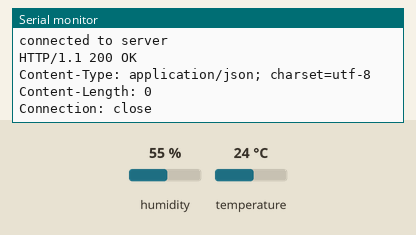
The sketch below on a simulated Arduino MKR. On the bench: the last lines printed to the serial monitor. The test bench sets the inputs (shaded band); at power-on: humidity 55 %, temperature 24 °C. WiFi joins after 1.5 s; servers stay silent unless stated; uploads are accepted with an empty reply.

Above: at 12.7 s.
12.8 s: humidity set to 22 %
At 13.03 s:
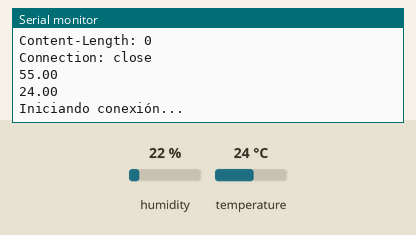
14.3 s: temperature set to 12 °C
At 14.35 s:
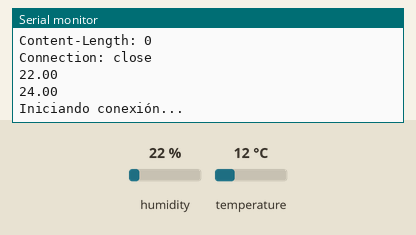
15.8 s: humidity set to 40 %
At 16.96 s:
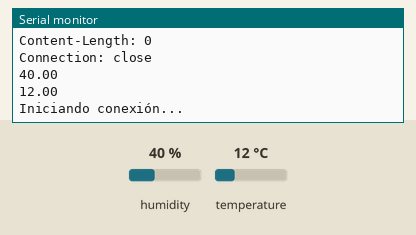
Timing chart, 0 to 18.8 s (numbered marks = the images above; inputs shaded):
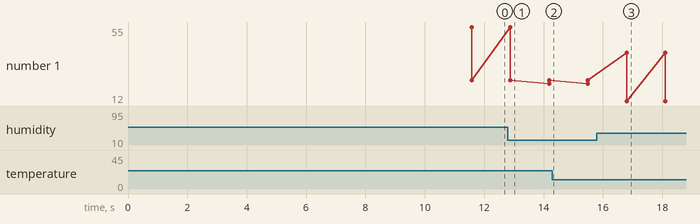

The sketch:

confarduino.ino
```cpp
#include "DHT.h"
#include "SPI.h"
#include "MFRC522.h"
#include "WiFiNINA.h"

#define RST_PIN         7          // Configurable, see typical pin layout above
#define SS_PIN          11         // Configurable, see typical pin layout above

#define DHTPIN 6
#define DHTTYPE DHT11

MFRC522 mfrc522(SS_PIN, RST_PIN);  // Create MFRC522 instance

DHT dht(DHTPIN, DHTTYPE);

char ssid[] = "080 Invitados";
char pass[] = "8020SCSS";

int status = WL_IDLE_STATUS;

char server[] = "192.168.1.123";

float tiempo = millis();
WiFiClient client;

void setup() {
  Serial.begin(9600);   // Initialize serial communications with the PC
  while (!Serial);    // Do nothing if no serial port is opened (added for Arduinos based on ATMEGA32U4)
  SPI.begin();      // Init SPI bus
  mfrc522.PCD_Init();   // Init MFRC522
  delay(4);       // Optional delay. Some board do need more time after init to be ready, see Readme
  mfrc522.PCD_DumpVersionToSerial();  // Show details of PCD - MFRC522 Card Reader details
  Serial.println(F("Scan PICC to see UID, SAK, type, and data blocks..."));
  Serial.println(F("DHTxx test!"));
  dht.begin();

  if (WiFi.status() == WL_NO_MODULE) {
    Serial.println("Communication with WiFi module failed!");
    while (true);
  }
  // Conexion en la red
  while (status != WL_CONNECTED) {
    Serial.print("Intentando conectar a la red: ");
    Serial.println(ssid);
    status = WiFi.begin(ssid, pass);
    delay(10000);
  }
  Serial.println("Conexion a la red completada");
}

void loop() {

  float h = dht.readHumidity();
  float t = dht.readTemperature();
  float f = dht.readTemperature(true);

  Serial.println(h);
  Serial.println(t);

  float hit = dht.computeHeatIndex(f, h);
  float hic = dht.computeHeatIndex(t,h, false);

  //peticion al servidor
    Serial.println("\nIniciando conexión...");
    // if you get a connection, report back via serial:
    if (client.connect("192.168.1.123", 80)) {
      Serial.println("connected to server");
      // Make a HTTP request:
      client.print("GET /Clase/tareas/tareasdaw2/Proyecto%20ISLA%20MAGICA/app%20web/pages/index.php?hum=");
      client.print(h);
      client.print("&temp=");
      client.print(t);
      client.println("&rfid=1 HTTP/1.1");
      client.println("Host: 192.168.1.123");
      client.println("Content-Type: application/x-www-form-urlencoded; charset=UTF-8");
      client.println();

      if (isnan(h) || isnan(t)) {
      Serial.println("Error en los datos");
      return;
    }

    while (client.available()) {
      char c = client.read();
      Serial.write(c);
    }
    //Para la conexion cuando termina
    if (!client.connected()) {
      Serial.println();
      Serial.println("desconectado del server.");
      client.stop();
    }
    delay(1000);
  }

  // Reset the loop if no new card present on the sensor/reader. This saves the entire process when idle.
  if ( ! mfrc522.PICC_IsNewCardPresent()) {

  }

  // Select one of the cards
  if ( ! mfrc522.PICC_ReadCardSerial()) {

  }

  // Dump debug info about the card; PICC_HaltA() is automatically called
  mfrc522.PICC_DumpToSerial(&(mfrc522.uid));
}
```

Measured:
- after the input at 15.8 s, the serial monitor: prints a new line after 1.0 s (image 3)
